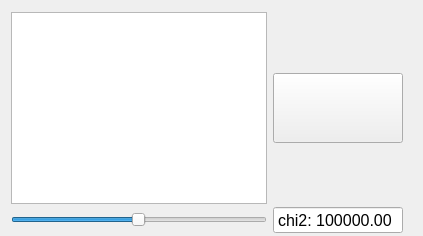
           <widget class="QWidget" name="tab_7">
            <attribute name="title">
             <string>parameters</string>
            </attribute>
            <layout class="QGridLayout" name="gridLayout_10">
             <property name="topMargin">
              <number>12</number>
             </property>
             <property name="rightMargin">
              <number>20</number>
             </property>
             <property name="bottomMargin">
              <number>2</number>
             </property>
             <property name="verticalSpacing">
              <number>2</number>
             </property>
             <item row="0" column="1">
              <widget class="QPushButton" name="do_gf_fit">
               <property name="minimumSize">
                <size>
                 <width>50</width>
                 <height>70</height>
                </size>
               </property>
               <property name="text">
                <string/>
               </property>
               <property name="icon">
                <iconset>
                 <normaloff>:/icons/go.jpeg</normaloff>:/icons/go.jpeg</iconset>
               </property>
               <property name="iconSize">
                <size>
                 <width>70</width>
                 <height>70</height>
                </size>
               </property>
              </widget>
             </item>
             <item row="1" column="0">
              <widget class="QSlider" name="globalParamsSlider">
               <property name="maximumSize">
                <size>
                 <width>16777215</width>
                 <height>40</height>
                </size>
               </property>
               <property name="maximum">
                <number>999</number>
               </property>
               <property name="value">
                <number>499</number>
               </property>
               <property name="tracking">
                <bool>true</bool>
               </property>
               <property name="orientation">
                <enum>Qt::Horizontal</enum>
               </property>
              </widget>
             </item>
             <item row="0" column="0">
              <widget class="QTableView" name="globalfitting_ParamsView">
               <property name="font">
                <font>
                 <pointsize>12</pointsize>
                </font>
               </property>
              </widget>
             </item>
             <item row="1" column="1">
              <widget class="QDoubleSpinBox" name="chi2GF">
               <property name="minimumSize">
                <size>
                 <width>130</width>
                 <height>0</height>
                </size>
               </property>
               <property name="font">
                <font>
                 <pointsize>12</pointsize>
                </font>
               </property>
               <property name="readOnly">
                <bool>true</bool>
               </property>
               <property name="buttonSymbols">
                <enum>QAbstractSpinBox::NoButtons</enum>
               </property>
               <property name="prefix">
                <string>chi2: </string>
               </property>
               <property name="maximum">
                <double>1000000000.000000000000000</double>
               </property>
               <property name="value">
                <double>999999999.000000000000000</double>
               </property>
              </widget>
             </item>
            </layout>
           </widget>
